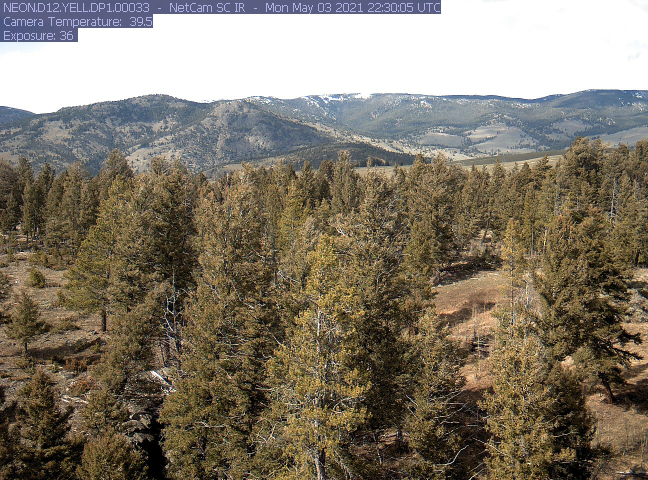
#> input picture images/yellowstone.jpg, 1296 x 960 px (shown at 1/2 size); the run also reads 1 picture not shown here
$ jupyter execute 'Anomaly Detection (JPEG-style PCA).ipynb'   (older library calls are emulated)
#> lines starting #> are read from the running program, lines starting #| are printed output that depends on the picture; after the words box and inside, x2 and y2 are one past the last pixel; in counts of white or black regions, pixels touching at a corner belong together; long printed decimals are rounded
[cell 1]
import numpy as np
import sklearn
import matplotlib.pyplot as plt
import cv2
import itertools

## JPEG-style PCA Anomaly Detection

This method of anomaly detection employs JPEG-style compression, which applies (linear) PCA feature reduction on the discrete cosine transforms of rectangular chunks of an image.

We hypothesize that anomalies can be detected when the *reconstruction loss* of a lossy compression algorithm is high. In particular, if the compression algorithm is designed to minimize loss when compressing "normal" images, we can detect the location of anomalies in a still frame by finding where the per-pixel reconstruction loss exceeds a given threshold.

[cell 2]
# This is the "normal" image:
IMAGE_PATH = 'images/yellowstone.jpg'

# This is an anomolous image:
ANOMALOUS_IMAGE_PATH = 'images/yellowstone_ufo.jpg'

# This is the compression chunk size (width,height), which must
# divide the size of the image:
COMPRESSION_CHUNK_SIZE = (60,90)

# These are the number of components preserved per image chunk.
# The RGB channels are considered independent input features, so
# this quantity must be less than (width*height*3)
COMPONENTS_PER_CHUNK = 20

# This is the number of standard deviations the per-pixel loss must
# exceed the mean by in order to be considered an anomaly:
SIGMA_K_VALUE = 3.0

### Load a Normal Image:

[cell 3]
image = cv2.imread(IMAGE_PATH)
#> image is the input picture: shape (960, 1296, 3); mean B, G, R 106, 120.7, 129.4
image = cv2.cvtColor(image,cv2.COLOR_BGR2RGB)
image = cv2.resize(image, (1200, 900))
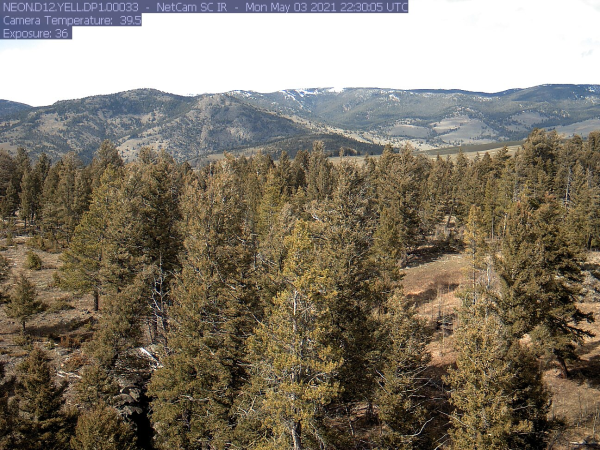
#> image: shape (900, 1200, 3) (shown at 1/2 size); mean R, G, B 129.3, 120.6, 105.9

print(f'Shape: {image.shape}')
#| Shape: (900, 1200, 3)
plt.imshow(image)
plt.title('Image (Normal)')
plt.show()

### Compress a Normal Image:

[cell 4]
from sklearn.decomposition import PCA, KernelPCA
from itertools import product

def rgb_lossmap(image, approx):
    return np.sum((image - approx)**2, axis=2)

def rgb_mse(image, approx):
    assert(image.shape == approx.shape)
    area = image.shape[0] * image.shape[1]
    return np.sum((image - approx)/255)**2 / area

def DCT(image):
    dct_im = np.zeros(image.shape)
    for i in range(image.shape[2]):
        dct_im[:,:,i] = cv2.dct(np.float32(image[:,:,i]))
    return dct_im

def invDCT(image):
    idct_im = np.zeros(image.shape)
    for i in range(image.shape[2]):
        idct_im[:,:,i] = cv2.idct(np.float32(image[:,:,i]))
    return idct_im

def compressDCTPCA(image, pca, chunks=(10,10), pca_fit=False):
    sh = image.shape
    flat_image = None

    assert((sh[0]%chunks[1]) == 0)
    assert((sh[1]%chunks[0]) == 0)

    flat_image = np.array([
        DCT(image[i:i+chunks[1],j:j+chunks[0]]).reshape((chunks[0]*chunks[1]*sh[2],))
        for i,j in product(range(0, sh[0], chunks[1]),
                           range(0, sh[1], chunks[0]))
    ])

    if pca_fit:
        pca.fit(flat_image)
    trans_image = pca.transform(flat_image)
    image_comp_flat = pca.inverse_transform(trans_image)
    comp_image = np.zeros(sh)

    for ind, (i,j) in enumerate(product(range(0, sh[0], chunks[1]),
                           range(0, sh[1], chunks[0]))):
        comp_image[i:i+chunks[1],j:j+chunks[0],:] = \
            invDCT(image_comp_flat[ind].reshape((chunks[1],chunks[0],sh[2])))

    comp_image = np.clip(comp_image.astype(int),0,255)
    loss = rgb_mse(image, comp_image)

    return comp_image, loss


chunksize=COMPRESSION_CHUNK_SIZE
pca = PCA(COMPONENTS_PER_CHUNK)
comp_image, loss = compressDCTPCA(image, pca, chunks=chunksize, pca_fit=True)
#> after the loop in DCT, `for i in range(image.shape[2]):`:
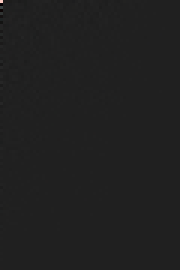
#> dct_im: shape (90, 60, 3) float64 (shown 3 times larger); mean of channels 0, 1, 2 1.3, 1.4, 1.8; drawn with min black and max white
#> in DCT (call 2), `dct_im = np.zeros(image.shape)`: dct_im: shape (90, 60, 3) float64; every value is 0
#> after the loop in DCT (call 3), `for i in range(image.shape[2]):`:
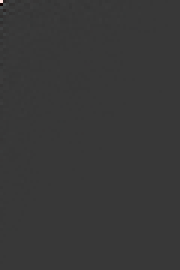
#> dct_im: shape (90, 60, 3) float64 (shown 3 times larger); mean of channels 0, 1, 2 1.3, 1.4, 1.9; drawn with min black and max white
#> after the loop in DCT (call 15), `for i in range(image.shape[2]):`:
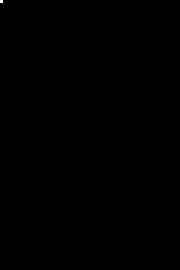
#> dct_im: shape (90, 60, 3) float64 (shown 3 times larger); mean of channels 0, 1, 2 3.5, 3.5, 3.5; drawn with min black and max white
#> in compressDCTPCA, `trans_image = pca.transform(flat_image)`:
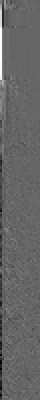
#> trans_image: shape (200, 20) float64 (shown 2 times larger); min -11630.7, max 17340.7, mean 0; drawn with min black and max white
#> after the loop in compressDCTPCA, `for ind, (i,j) in enumerate(product(range(0, sh[0], chunks[1]),`:
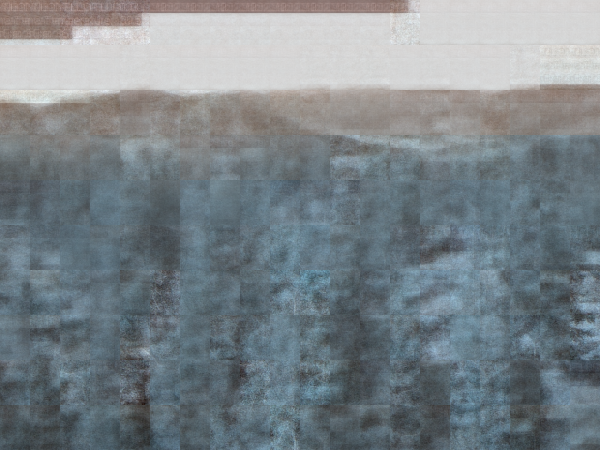
#> comp_image: shape (900, 1200, 3) float64 (shown at 1/2 size); mean of channels 0, 1, 2 129.3, 120.6, 105.9; drawn with min black and max white
#> in compressDCTPCA, `comp_image = np.clip(comp_image.astype(int),0,255)`:
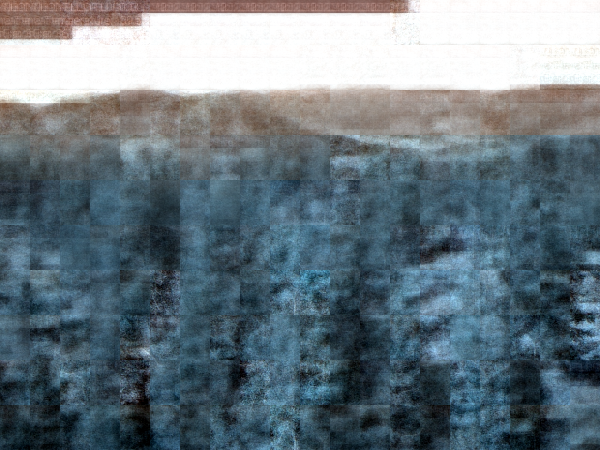
#> comp_image: shape (900, 1200, 3) int64 (shown at 1/2 size); mean of channels 0, 1, 2 128.5, 119.8, 105.2; drawn as B, G, R
#> in compressDCTPCA, `loss = rgb_mse(image, comp_image)`: loss = 91.05
#> loss = 91.05
print(f'Compressed Image Loss: {loss}')
#| Compressed Image Loss: 91.049
plt.title('Compressed Image (Normal)')
plt.imshow(comp_image)
plt.show()
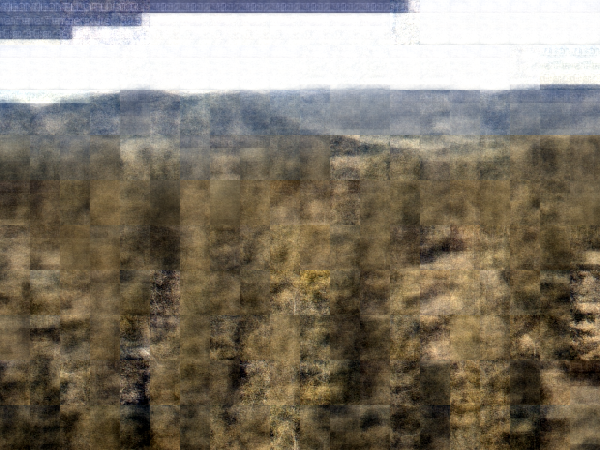
#> shown: shape (900, 1200, 3) (shown at 1/2 size); mean R, G, B 128.5, 119.8, 105.2

### Load and Compress an Anomalous Image:

[cell 5]
from sklearn import preprocessing
import matplotlib.patches as patches

image2 = cv2.imread(ANOMALOUS_IMAGE_PATH)
image2 = cv2.cvtColor(image2,cv2.COLOR_BGR2RGB)
image2 = cv2.resize(image2, (1200, 900))
comp_image2, loss2 = compressDCTPCA(image2, pca, chunks=chunksize)
#> loss2 = 96.26


print(f'Anomalous Compressed Image Loss: {loss2}')
#| Anomalous Compressed Image Loss: 96.257
plt.imshow(image2)
plt.title('Image (Anomalous)')
plt.show()

plt.imshow(comp_image2)
plt.title('Compressed Image (Anomalous)')
plt.show()

### Determine Anomaly Location:

[cell 6]
def identify_lossmap_boxes(lossmap, sigma_k=0.0,
                            min_area_frac=0.0005, max_n_objs=5):
    mms = preprocessing.MinMaxScaler()
    norm_lossmap = mms.fit_transform(lossmap)
    im_size = lossmap.shape[0]*lossmap.shape[1]

    mean = np.mean(norm_lossmap)
    stddev = np.std(norm_lossmap)
    thresh = mean+stddev*sigma_k
    _, thresh_lossmap = cv2.threshold(norm_lossmap,thresh,1.0,cv2.THRESH_BINARY)
    thresh_lossmap = cv2.erode(thresh_lossmap, cv2.getStructuringElement(0, (4,4)))
    thresh_lossmap = cv2.dilate(thresh_lossmap, cv2.getStructuringElement(0, (7,7)))
    thresh_lossmap = cv2.normalize(thresh_lossmap, dst=None, alpha=0, beta=255, norm_type=cv2.NORM_MINMAX, dtype=cv2.CV_8UC1)
    cnts, _ = cv2.findContours(thresh_lossmap, cv2.RETR_EXTERNAL, cv2.CHAIN_APPROX_SIMPLE)
    cnt_list = sorted([
        (cv2.boundingRect(c),cv2.contourArea(c))
        for c in cnts ],
        key= lambda x : -x[1])
    cnts = [ ca[0] for ca in cnt_list if ca[1] > min_area_frac*im_size ]
    cnts = cnts[:min(max_n_objs, len(cnts))]
    return thresh_lossmap, cnts

def show_boxes(boxes):
    font = cv2.FONT_HERSHEY_SIMPLEX
    for i, r in enumerate(boxes):
        rect = rect = patches.Rectangle((r[0], r[1]), r[2], r[3], linewidth=1, edgecolor='r', facecolor='none')
        plt.gcf().get_axes()[0].add_patch(rect)

lossmap = rgb_lossmap(image2, comp_image2)

lm_image, lm_boxes = identify_lossmap_boxes(lossmap, SIGMA_K_VALUE)
#> in identify_lossmap_boxes, `mean = np.mean(norm_lossmap)`: mean = 0.059
#> in identify_lossmap_boxes, `stddev = np.std(norm_lossmap)`: stddev = 0.105
#> in identify_lossmap_boxes, `thresh = mean+stddev*sigma_k`: thresh = 0.373
#> in identify_lossmap_boxes, `cnts, _ = cv2.findContours(thresh_lossmap, cv2.RETR_EXTERNAL, cv2.CHAI..`: cnts = 6 contours; box (x1, y1, x2, y2) and area: (280, 695, 289, 704) 60, (719, 122, 729, 130) 60, (729, 84, 737, 92) 49, (775, 100, 782, 109) 48, (92, 206, 99, 213) 36, (165, 195, 172, 202) 36
#> in identify_lossmap_boxes, `cnt_list = sorted([ (cv2.boundingRect(c),cv2.contourArea(c)) for c in ..`: cnt_list = [((280, 695, 9, 9), 60.5), ((719, 122, 10, 8), 60.5), ((729, 84, 8, 8), 49), ((775, 100, 7, 9), 48), ((92, 206, 7, 7), 36), ((165, 195, 7, 7), 36)]
#> in identify_lossmap_boxes, `cnts = [ ca[0] for ca in cnt_list if ca[1] > min_area_frac*im_size ]`: cnts = []
#> lm_boxes = []

plt.imshow(lm_image)
plt.title('Threshold Loss')
show_boxes(lm_boxes)
plt.show()

plt.imshow(image2)
show_boxes(lm_boxes)
plt.title('Image (Anomalous)')
plt.show()
